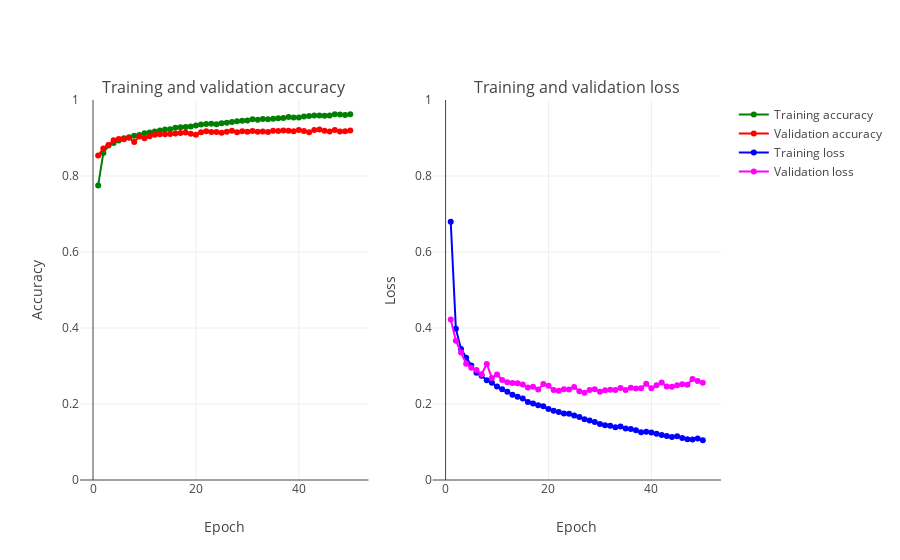

Notebook code cell kept with this figure:
### Code cell
def create_trace(x,y,ylabel,color):
        trace = go.Scatter(
            x = x,y = y,
            name=ylabel,
            marker=dict(color=color),
            mode = "markers+lines",
            text=x
        )
        return trace
    
def plot_accuracy_and_loss(train_model):
    hist = train_model.history
    acc = hist['acc']
    val_acc = hist['val_acc']
    loss = hist['loss']
    val_loss = hist['val_loss']
    epochs = list(range(1,len(acc)+1))
    
    
    
    trace_ta = create_trace(epochs,acc,"Training accuracy", "Green")
    trace_va = create_trace(epochs,val_acc,"Validation accuracy", "Red")
    trace_tl = create_trace(epochs,loss,"Training loss", "Blue")
    trace_vl = create_trace(epochs,val_loss,"Validation loss", "Magenta")
   
    fig = tools.make_subplots(rows=1,cols=2, subplot_titles=('Training and validation accuracy',
                                                             'Training and validation loss'))
    fig.append_trace(trace_ta,1,1)
    fig.append_trace(trace_va,1,1)
    fig.append_trace(trace_tl,1,2)
    fig.append_trace(trace_vl,1,2)
    fig['layout']['xaxis'].update(title = 'Epoch')
    fig['layout']['xaxis2'].update(title = 'Epoch')
    fig['layout']['yaxis'].update(title = 'Accuracy', range=[0,1])
    fig['layout']['yaxis2'].update(title = 'Loss', range=[0,1])
    
    iplot(fig, filename='accuracy-loss')

plot_accuracy_and_loss(train_model)

### Figure 1 — Plotly figure (JSON) as saved in the notebook; plotly's stock layout.template omitted (floating-point values rounded to 4 significant figures)
{"data": [{"marker": {"color": "Green"}, "mode": "markers+lines", "name": "Training accuracy", "text": ["1", "2", "3", "4", "5", "6", "7", "8", "9", "10", "11", "12", "13", "14", "15", "16", "17", "18", "19", "20", "21", "22", "23", "24", "25", "26", "27", "28", "29", "30", "31", "32", "33", "34", "35", "36", "37", "38", "39", "40", "41", "42", "43", "44", "45", "46", "47", "48", "49", "50"], "type": "scatter", "uid": "08502db8-5215-4564-9089-df3edef2831d", "x": [1, 2, 3, 4, 5, 6, 7, 8, 9, 10, 11, 12, 13, 14, 15, 16, 17, 18, 19, 20, 21, 22, 23, 24, 25, 26, 27, 28, 29, 30, 31, 32, 33, 34, 35, 36, 37, 38, 39, 40, 41, 42, 43, 44, 45, 46, 47, 48, 49, 50], "xaxis": "x", "y": [0.7752, 0.8603, 0.88, 0.8871, 0.8932, 0.8996, 0.9023, 0.9062, 0.9082, 0.9127, 0.9145, 0.9174, 0.9195, 0.9221, 0.9231, 0.9271, 0.928, 0.929, 0.9303, 0.933, 0.9353, 0.9367, 0.9376, 0.9364, 0.9386, 0.9402, 0.9419, 0.944, 0.9456, 0.9464, 0.949, 0.9479, 0.9502, 0.9491, 0.9509, 0.9517, 0.9529, 0.9551, 0.9539, 0.954, 0.9568, 0.958, 0.9593, 0.959, 0.9588, 0.9589, 0.9625, 0.9615, 0.9608, 0.9626], "yaxis": "y"}, {"marker": {"color": "Red"}, "mode": "markers+lines", "name": "Validation accuracy", "text": ["1", "2", "3", "4", "5", "6", "7", "8", "9", "10", "11", "12", "13", "14", "15", "16", "17", "18", "19", "20", "21", "22", "23", "24", "25", "26", "27", "28", "29", "30", "31", "32", "33", "34", "35", "36", "37", "38", "39", "40", "41", "42", "43", "44", "45", "46", "47", "48", "49", "50"], "type": "scatter", "uid": "8bfe322b-a3fd-4ceb-b0bc-5d72932375dc", "x": [1, 2, 3, 4, 5, 6, 7, 8, 9, 10, 11, 12, 13, 14, 15, 16, 17, 18, 19, 20, 21, 22, 23, 24, 25, 26, 27, 28, 29, 30, 31, 32, 33, 34, 35, 36, 37, 38, 39, 40, 41, 42, 43, 44, 45, 46, 47, 48, 49, 50], "xaxis": "x", "y": [0.8538, 0.8723, 0.8813, 0.8938, 0.8976, 0.8968, 0.9008, 0.8896, 0.9037, 0.8995, 0.9047, 0.9087, 0.9102, 0.9099, 0.9105, 0.9119, 0.9133, 0.9143, 0.9109, 0.9086, 0.9149, 0.9181, 0.9157, 0.9159, 0.914, 0.9167, 0.9192, 0.9154, 0.9178, 0.9167, 0.9182, 0.9166, 0.9169, 0.916, 0.9191, 0.9187, 0.92, 0.9191, 0.9176, 0.9209, 0.9186, 0.9152, 0.9208, 0.9224, 0.9192, 0.9171, 0.921, 0.917, 0.9175, 0.92], "yaxis": "y"}, {"marker": {"color": "Blue"}, "mode": "markers+lines", "name": "Training loss", "text": ["1", "2", "3", "4", "5", "6", "7", "8", "9", "10", "11", "12", "13", "14", "15", "16", "17", "18", "19", "20", "21", "22", "23", "24", "25", "26", "27", "28", "29", "30", "31", "32", "33", "34", "35", "36", "37", "38", "39", "40", "41", "42", "43", "44", "45", "46", "47", "48", "49", "50"], "type": "scatter", "uid": "1492f571-69f9-404a-8035-5af16b6cc60d", "x": [1, 2, 3, 4, 5, 6, 7, 8, 9, 10, 11, 12, 13, 14, 15, 16, 17, 18, 19, 20, 21, 22, 23, 24, 25, 26, 27, 28, 29, 30, 31, 32, 33, 34, 35, 36, 37, 38, 39, 40, 41, 42, 43, 44, 45, 46, 47, 48, 49, 50], "xaxis": "x2", "y": [0.6798, 0.3983, 0.3447, 0.3215, 0.3013, 0.2824, 0.2743, 0.2625, 0.2558, 0.2463, 0.2385, 0.2319, 0.2244, 0.2188, 0.2143, 0.2054, 0.2011, 0.1965, 0.1938, 0.1869, 0.1824, 0.179, 0.1753, 0.1745, 0.1699, 0.166, 0.1599, 0.1564, 0.1527, 0.1475, 0.144, 0.143, 0.1388, 0.1408, 0.1353, 0.1344, 0.1309, 0.126, 0.1267, 0.1253, 0.1217, 0.1183, 0.1156, 0.113, 0.1148, 0.1107, 0.1075, 0.1068, 0.1089, 0.1044], "yaxis": "y2"}, {"marker": {"color": "Magenta"}, "mode": "markers+lines", "name": "Validation loss", "text": ["1", "2", "3", "4", "5", "6", "7", "8", "9", "10", "11", "12", "13", "14", "15", "16", "17", "18", "19", "20", "21", "22", "23", "24", "25", "26", "27", "28", "29", "30", "31", "32", "33", "34", "35", "36", "37", "38", "39", "40", "41", "42", "43", "44", "45", "46", "47", "48", "49", "50"], "type": "scatter", "uid": "75e71966-de2f-47dd-bb47-b6ad2b898fd5", "x": [1, 2, 3, 4, 5, 6, 7, 8, 9, 10, 11, 12, 13, 14, 15, 16, 17, 18, 19, 20, 21, 22, 23, 24, 25, 26, 27, 28, 29, 30, 31, 32, 33, 34, 35, 36, 37, 38, 39, 40, 41, 42, 43, 44, 45, 46, 47, 48, 49, 50], "xaxis": "x2", "y": [0.4222, 0.3668, 0.3357, 0.3057, 0.2955, 0.2894, 0.2783, 0.3054, 0.2685, 0.2774, 0.2631, 0.2574, 0.2551, 0.2546, 0.2512, 0.2437, 0.2454, 0.238, 0.2526, 0.2479, 0.2369, 0.2351, 0.239, 0.2384, 0.2446, 0.2338, 0.2295, 0.2371, 0.2388, 0.2325, 0.2361, 0.2372, 0.2367, 0.2418, 0.2368, 0.2429, 0.2411, 0.2414, 0.2531, 0.2413, 0.2493, 0.2564, 0.2462, 0.2451, 0.2491, 0.2522, 0.2508, 0.2658, 0.2607, 0.2561], "yaxis": "y2"}], "layout": {"annotations": [{"font": {"size": 16}, "showarrow": false, "text": "Training and validation accuracy", "x": 0.225, "xanchor": "center", "xref": "paper", "y": 1, "yanchor": "bottom", "yref": "paper"}, {"font": {"size": 16}, "showarrow": false, "text": "Training and validation loss", "x": 0.775, "xanchor": "center", "xref": "paper", "y": 1, "yanchor": "bottom", "yref": "paper"}], "xaxis": {"anchor": "y", "domain": [0, 0.45], "title": {"text": "Epoch"}}, "xaxis2": {"anchor": "y2", "domain": [0.55, 1], "title": {"text": "Epoch"}}, "yaxis": {"anchor": "x", "domain": [0, 1], "range": [0, 1], "title": {"text": "Accuracy"}}, "yaxis2": {"anchor": "x2", "domain": [0, 1], "range": [0, 1], "title": {"text": "Loss"}}}}
